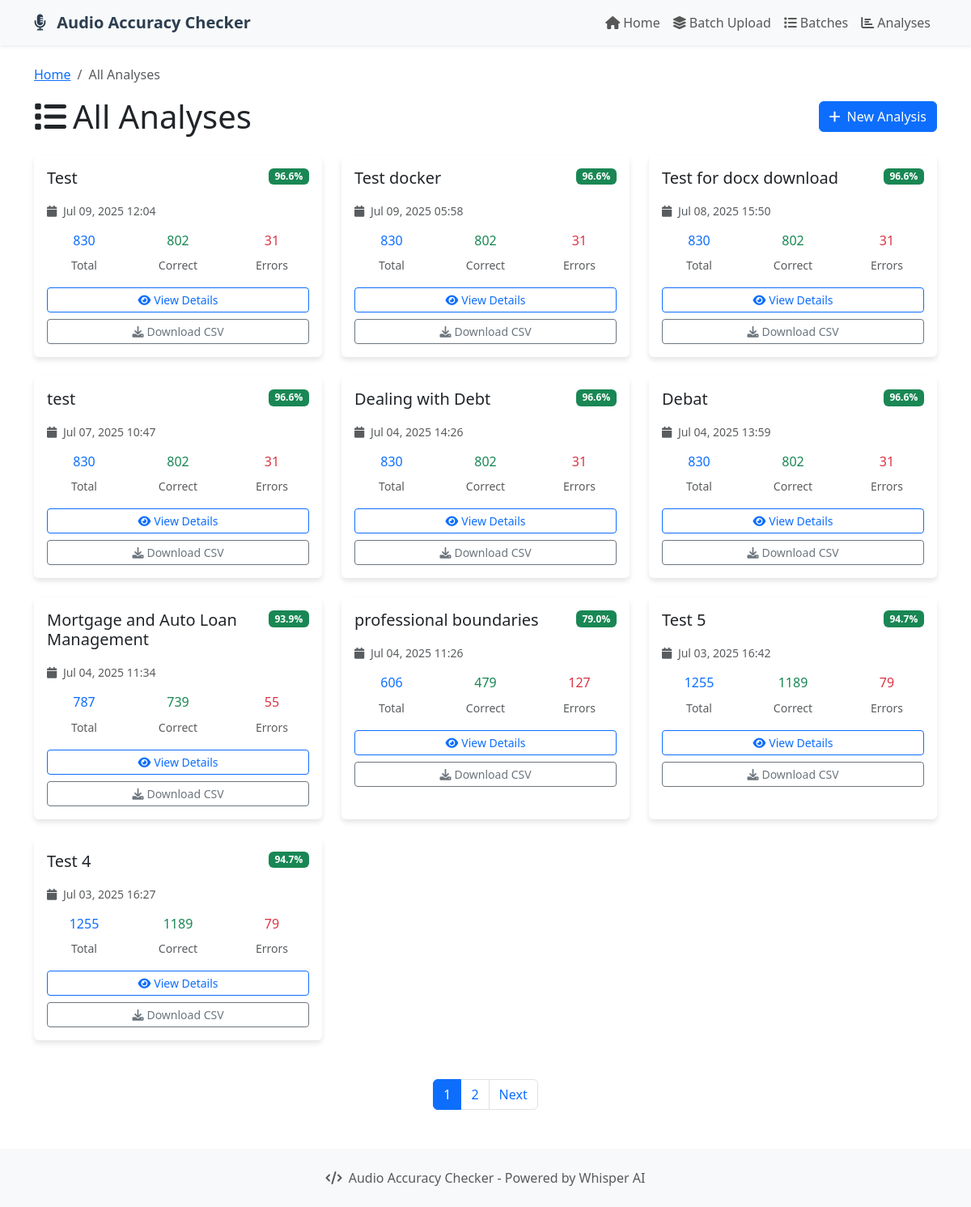
The page /list/ on the database as committed earlier.
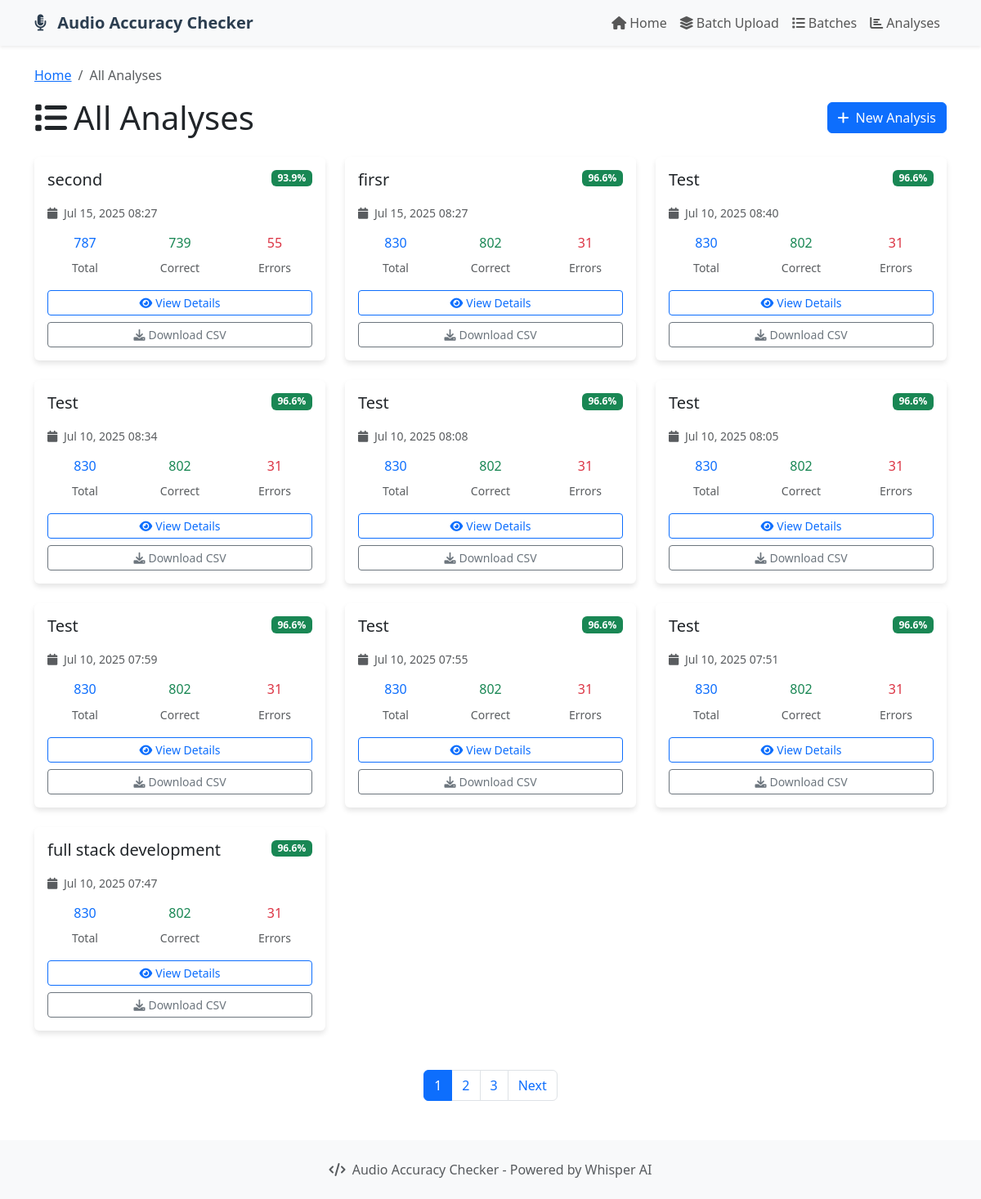
The same page on the database as committed later.
### audio_checker/models.py (models this page shows, shortened)
class AudioAnalysis(models.Model):
    title = models.CharField(max_length=200)
    script_file = models.FileField(upload_to='scripts/')
    audio_file = models.FileField(upload_to='audio/')
    created_at = models.DateTimeField(auto_now_add=True)
    updated_at = models.DateTimeField(auto_now=True)
    user = models.ForeignKey(User, on_delete=models.CASCADE, null=True, blank=True)
    batch = models.ForeignKey(BatchUpload, on_delete=models.CASCADE, related_name='analyses', null=True, blank=True)
    accuracy_score = models.FloatField(null=True, blank=True)
    total_words = models.IntegerField(default=0)
    correct_words = models.IntegerField(default=0)
    missing_words = models.IntegerField(default=0)
    wrong_words = models.IntegerField(default=0)

### audio_checker/views.py (the view)
# urls.py: path('list/', views.analysis_list, name='analysis_list'),
def analysis_list(request):
    analyses = AudioAnalysis.objects.all().order_by('-created_at')
    paginator = Paginator(analyses, 10)
    page_number = request.GET.get('page')
    page_obj = paginator.get_page(page_number)
    return render(request, 'audio_checker/analysis_list.html', {'page_obj': page_obj})

### audio_checker/templates/audio_checker/analysis_list.html (shortened to what the changed rows need)
{% extends 'audio_checker/base.html' %}
{% block content %}
<div class="container mt-4">
    <div class="row mb-4">
        <div class="col">
            <div class="d-flex justify-content-between align-items-center">
                <h1 class="mb-0">
                    <i class="fas fa-list me-2"></i>All Analyses
                </h1>
            </div>
        </div>
    </div>
    {% if page_obj %}
        <div class="row">
            {% for analysis in page_obj %}
            <div class="col-md-6 col-lg-4 mb-4">
                <div class="card h-100">
                    <div class="card-body">
                        <div class="d-flex justify-content-between align-items-start mb-3">
                            <h5 class="card-title mb-0">{{ analysis.title }}</h5>
                            {% if analysis.accuracy_score is not None %}
                                <span class="badge bg-success">{{ analysis.accuracy_score|floatformat:1 }}%</span>
                            {% else %}
                                <span class="badge bg-warning text-dark">Processing</span>
                            {% endif %}
                        </div>
                        <div class="mb-3">
                            <small class="text-muted">
                                <i class="fas fa-calendar me-1"></i>
                                {{ analysis.created_at|date:"M d, Y H:i" }}
                            </small>
                        </div>
                        {% if analysis.accuracy_score is not None %}
                            <div class="row text-center mb-3">
                                <div class="col-4">
                                    <div class="h6 text-primary">{{ analysis.total_words }}</div>
                                    <small class="text-muted">Total</small>
                                </div>
                                <div class="col-4">
                                    <div class="h6 text-success">{{ analysis.correct_words }}</div>
                                    <small class="text-muted">Correct</small>
                                </div>
                                <div class="col-4">
                                    <div class="h6 text-danger">{{ analysis.missing_words|add:analysis.wrong_words }}</div>
                                    <small class="text-muted">Errors</small>
                                </div>
                            </div>
                        {% endif %}
                        <div class="d-grid gap-2">
                            <a href="{% url 'audio_checker:analysis_detail' analysis.id %}" class="btn btn-outline-primary btn-sm">
                                <i class="fas fa-eye me-1"></i>View Details
                            </a>
                            {% if analysis.accuracy_score is not None %}
                                <a href="{% url 'audio_checker:download_results' analysis.id %}" class="btn btn-outline-secondary btn-sm">
                                    <i class="fas fa-download me-1"></i>Download CSV
                                </a>
                            {% endif %}
                        </div>
                    </div>
                </div>
            </div>
            {% endfor %}
        </div>
        {% if page_obj.has_other_pages %}
        <nav aria-label="Analyses pagination" class="mt-4">
            <ul class="pagination justify-content-center">
                {% for num in page_obj.paginator.page_range %}
                    {% if page_obj.number == num %}
                        <li class="page-item active">
                            <span class="page-link">{{ num }}</span>
                        </li>
                    {% elif num > page_obj.number|add:'-3' and num < page_obj.number|add:'3' %}
                        <li class="page-item">
                            <a class="page-link" href="?page={{ num }}">{{ num }}</a>
                        </li>
                    {% endif %}
                {% endfor %}
            </ul>
        </nav>
        {% endif %}
    {% endif %}
</div>
{% endblock %}

Rows that differ between the two databases and show on the page:
no longer on this page (row unchanged): AudioAnalysis: title "Test", accuracy_score "96.6", created_at "Jul 09, 2025 12:04", total_words "830", correct_words "802", missing_words|add "31", shows "Download CSV"
no longer on this page (row unchanged): AudioAnalysis: title "Test docker", accuracy_score "96.6", created_at "Jul 09, 2025 05:58", total_words "830", correct_words "802", missing_words|add "31", shows "Download CSV"
no longer on this page (row unchanged): AudioAnalysis: title "Test for docx download", accuracy_score "96.6", created_at "Jul 08, 2025 15:50", total_words "830", correct_words "802", missing_words|add "31", shows "Download CSV"
no longer on this page (row unchanged): AudioAnalysis: title "test", accuracy_score "96.6", created_at "Jul 07, 2025 10:47", total_words "830", correct_words "802", missing_words|add "31", shows "Download CSV"
no longer on this page (row unchanged): AudioAnalysis: title "Dealing with Debt", accuracy_score "96.6", created_at "Jul 04, 2025 14:26", total_words "830", correct_words "802", missing_words|add "31", shows "Download CSV"
no longer on this page (row unchanged): AudioAnalysis: title "Debat", accuracy_score "96.6", created_at "Jul 04, 2025 13:59", total_words "830", correct_words "802", missing_words|add "31", shows "Download CSV"
no longer on this page (row unchanged): AudioAnalysis: title "Mortgage and Auto Loan Management", accuracy_score "93.9", created_at "Jul 04, 2025 11:34", total_words "787", correct_words "739", missing_words|add "55", shows "Download CSV"
no longer on this page (row unchanged): AudioAnalysis: title "professional boundaries", accuracy_score "79.0", created_at "Jul 04, 2025 11:26", total_words "606", correct_words "479", missing_words|add "127", shows "Download CSV"
no longer on this page (row unchanged): AudioAnalysis: title "Test 5", accuracy_score "94.7", created_at "Jul 03, 2025 16:42", total_words "1255", correct_words "1189", missing_words|add "79", shows "Download CSV"
no longer on this page (row unchanged): AudioAnalysis: title "Test 4", accuracy_score "94.7", created_at "Jul 03, 2025 16:27", total_words "1255", correct_words "1189", missing_words|add "79", shows "Download CSV"
added AudioAnalysis: title "second", accuracy_score "93.9", created_at "Jul 15, 2025 08:27", total_words "787", correct_words "739", missing_words|add "55", shows "Download CSV"
added AudioAnalysis: title "firsr", accuracy_score "96.6", created_at "Jul 15, 2025 08:27", total_words "830", correct_words "802", missing_words|add "31", shows "Download CSV"
added AudioAnalysis: title "Test", accuracy_score "96.6", created_at "Jul 10, 2025 08:40", total_words "830", correct_words "802", missing_words|add "31", shows "Download CSV"
added AudioAnalysis: title "Test", accuracy_score "96.6", created_at "Jul 10, 2025 08:34", total_words "830", correct_words "802", missing_words|add "31", shows "Download CSV"
added AudioAnalysis: title "Test", accuracy_score "96.6", created_at "Jul 10, 2025 08:08", total_words "830", correct_words "802", missing_words|add "31", shows "Download CSV"
added AudioAnalysis: title "Test", accuracy_score "96.6", created_at "Jul 10, 2025 08:05", total_words "830", correct_words "802", missing_words|add "31", shows "Download CSV"
added AudioAnalysis: title "Test", accuracy_score "96.6", created_at "Jul 10, 2025 07:59", total_words "830", correct_words "802", missing_words|add "31", shows "Download CSV"
added AudioAnalysis: title "Test", accuracy_score "96.6", created_at "Jul 10, 2025 07:55", total_words "830", correct_words "802", missing_words|add "31", shows "Download CSV"
added AudioAnalysis: title "Test", accuracy_score "96.6", created_at "Jul 10, 2025 07:51", total_words "830", correct_words "802", missing_words|add "31", shows "Download CSV"
added AudioAnalysis: title "full stack development", accuracy_score "96.6", created_at "Jul 10, 2025 07:47", total_words "830", correct_words "802", missing_words|add "31", shows "Download CSV"
Other text that changed with them:
new list line: "3"
